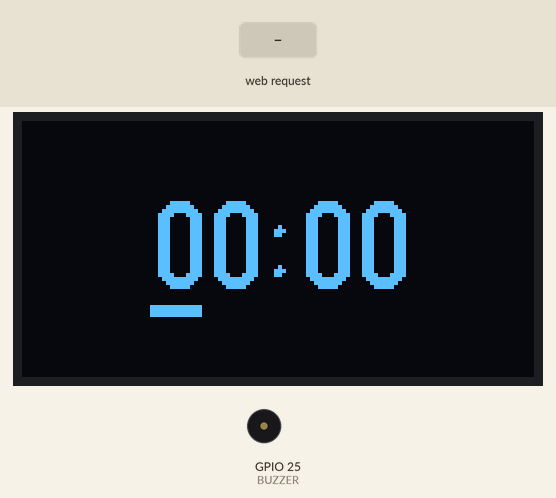
This sketch was run on a simulated ESP32. Shown: 128×64 one-colour display, buzzer (waves = sounding). The test bench sets the inputs (shaded band). Random numbers use the default seed unless the sketch sets one; what the sketch prints to the serial monitor is not drawn.

Above: at 1.2 s.
1.3 s: HTTP request GET /mode?set=dino received
At 3.6 s:
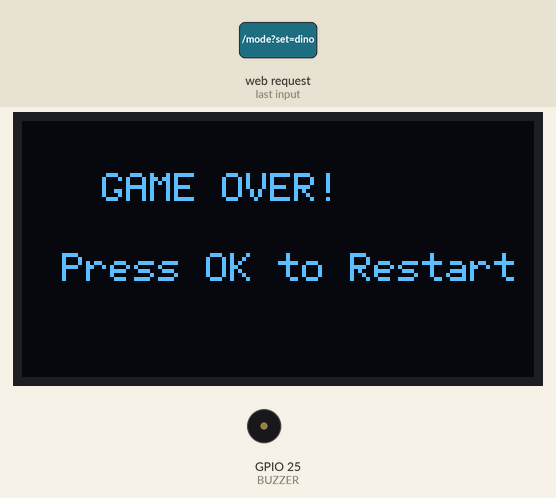
3.9 s: HTTP request GET /mode?set=happyscore received
At 4.09 s:
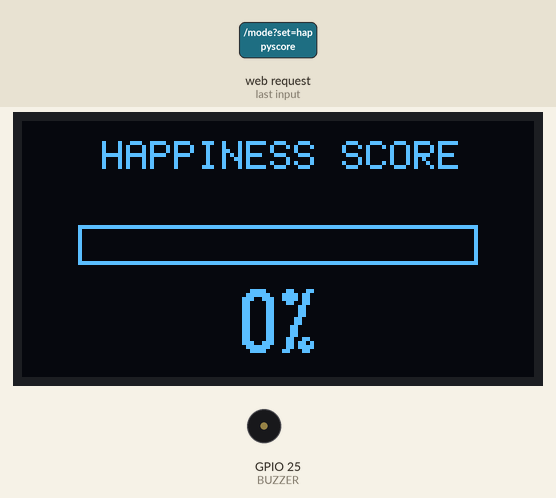
6.3 s: HTTP request GET /mode?set=pomodoro received
At 7.2 s:
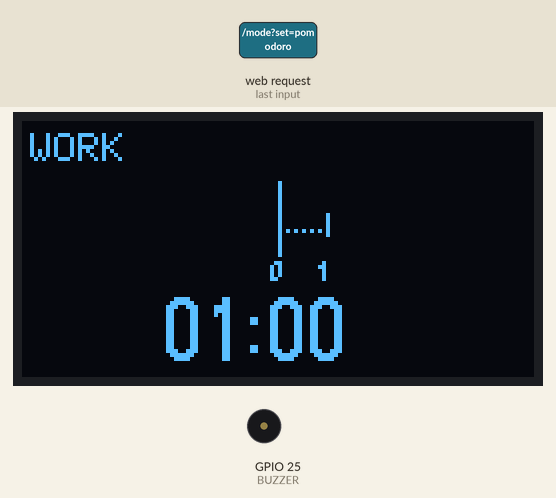
Timing chart, 0 to 9.3 s (numbered marks = the images above; inputs shaded):
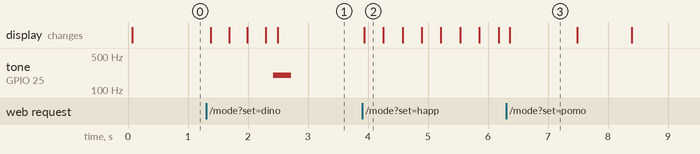

The sketch:

sketch_dec9a.ino
```cpp
/*
  ESP32 WROOM - Full combined sketch
  Dino Game + Timer + Pomodoro
  Web-controlled via ESP32 SoftAP (Hotspot)
  Buzzer on GPIO 25
  Uses WiFi.softAP + WebServer (synchronous) to avoid ESPAsyncWebServer mbedtls issues
*/

#include <Arduino.h>
#include <U8g2lib.h>
#include <Wire.h>
#include <WiFi.h>
#include <WebServer.h>

// ---------- HARDWARE ----------
#define BUZZER 25

// ---------- DISPLAY ----------
U8G2_SSD1306_128X64_NONAME_F_HW_I2C u8g2(U8G2_R0, U8X8_PIN_NONE);

// ---------- AP (Hotspot) ----------
const char* ap_ssid     = "ESP32_3_in_1_Controller";
const char* ap_password = "password12345";

// ---------- Web server ----------
WebServer server(80);

// ---------- MODE ----------
enum Mode { MODE_TIMER=0, MODE_DINO=1, MODE_POMODORO=2 ,MODE_HAPPYSCORE=3 };
volatile Mode currentMode = MODE_TIMER;

// ---------- Button flags (set by web) ----------
volatile bool webInc = false;    // maps to BTN_INC / INC
volatile bool webOk  = false;    // maps to BTN_OK / OK
volatile bool webJump = false;   // maps to BTN_JUMP (dino)
volatile bool webRestart = false; // restart for dino

// ---------- COMMON helper ----------
void beep(int f=1500, int d=200) {
  tone(BUZZER, f, d);
}

// ============================================================================
//                                 TIMER MODE
// ============================================================================
namespace TimerMode {
  int d[4] = {0,0,0,0};
  int pos = 0;
  bool timerRunning = false;
  unsigned long lastTick = 0;

  void beepFinish() {
    for (int i=0;i<4;i++){
      beep(1500 + (i%2)*300, 120);
      delay(120);
    }
  }

  void drawTimer() {
    char buf[6];
    sprintf(buf, "%d%d:%d%d", d[0], d[1], d[2], d[3]);

    u8g2.clearBuffer();
    u8g2.setFont(u8g2_font_logisoso22_tf);

    int w = u8g2.getStrWidth(buf);
    int xs = (128 - w) / 2;
    int y = 42;
    u8g2.drawStr(xs, y, buf);

    int wDigit = u8g2.getStrWidth("8");
    int wColon = u8g2.getStrWidth(":");

    int x0 = xs;
    int x1 = x0 + wDigit;
    int x2 = x1 + wDigit + wColon;
    int x3 = x2 + wDigit;
    int digitX[4] = { x0, x1, x2, x3 };

    if (!timerRunning) {
      u8g2.drawBox(digitX[pos], y + 4, wDigit, 3);
    }

    u8g2.setFont(u8g2_font_6x12_tr);
    u8g2.sendBuffer();
  }

  void decreaseTimer() {
    if (millis() - lastTick < 1000) return;
    lastTick = millis();

    int totalSec = d[0]*600 + d[1]*60 + d[2]*10 + d[3];
    if (totalSec <= 0) {
      timerRunning = false;
      beepFinish();
      return;
    }
    totalSec--;
    d[0] = totalSec / 600; totalSec %= 600;
    d[1] = totalSec / 60;  totalSec %= 60;
    d[2] = totalSec / 10;
    d[3] = totalSec % 10;
  }

  void setup() {
    d[0]=d[1]=d[2]=d[3]=0;
    pos = 0;
    timerRunning = false;
    lastTick = millis();
    drawTimer();
  }

  void loop() {
    if (!timerRunning) {
      if (webInc) {
        d[pos]++;
        if (d[pos] > 9) d[pos] = 0;
      }
      if (webOk) {
        pos++;
        if (pos > 3) {
          pos = 0;
          timerRunning = true;
          lastTick = millis();
        }
      }
    } else {
      decreaseTimer();
    }
    drawTimer();
    // small delay to keep UI smooth but responsive to web
    delay(50);
  }
}

// ============================================================================
//                                 DINO MODE
// ============================================================================
namespace DinoMode {
  const int SCALE = 2;
  const int groundY = 63;
  const int jumpPeak = groundY - 65;
  const int dinoOrigW = 15;
  const int dinoOrigH = 17;
  const int dinoW = dinoOrigW * SCALE;
  const int dinoH = dinoOrigH * SCALE;

  int dinoY = groundY;
  int velocity = 0;
  bool inAir = false;

  // dino bitmap
  const uint8_t dinoBitmap[17][15] PROGMEM = {
    {0,0,0,0,0,0,0,0,1,1,1,1,1,0,0},{0,0,0,0,0,0,0,1,1,1,1,1,1,1,1},
    {0,0,0,0,0,0,0,1,1,0,1,1,1,1,1},{0,0,0,0,0,0,0,1,1,1,1,1,1,1,1},
    {0,0,0,0,0,0,0,1,1,1,1,1,0,0,0},{0,0,0,0,0,0,0,1,1,1,1,1,1,1,0},
    {1,1,0,0,0,0,1,1,1,1,0,0,0,0,0},{1,0,0,0,0,1,1,1,1,1,0,0,0,0,0},
    {1,0,0,1,1,1,1,1,1,1,1,1,1,0,0},{1,0,1,1,1,1,1,1,1,1,0,1,1,0,0},
    {1,1,1,1,1,1,1,1,1,1,0,0,0,0,0},{1,1,1,1,1,1,1,1,1,1,0,0,0,0,0},
    {0,1,1,1,1,1,1,1,1,0,0,0,0,0,0},{0,0,1,1,1,1,1,1,0,0,0,0,0,0,0},
    {0,0,0,1,1,0,1,1,0,0,0,0,0,0,0},{0,0,0,1,0,0,1,0,0,0,0,0,0,0,0},
    {0,0,0,1,1,0,1,1,0,0,0,0,0,0,0}
  };

  // cactus shapes in compact arrays (use same dims from earlier)
  const uint8_t cactus1[15][10] PROGMEM = {
    {0,0,0,0,1,1,0,0,0,0},{0,0,0,1,1,1,1,0,0,0},{0,0,0,1,1,1,1,0,0,0},
    {0,0,0,1,1,1,1,0,0,0},{0,0,0,1,1,1,1,0,1,1},{0,0,0,1,1,1,1,0,1,1},
    {0,0,0,1,1,1,1,1,1,1},{1,0,0,1,1,1,1,1,1,0},{1,0,0,1,1,1,1,0,0,0},
    {1,1,1,1,1,1,1,0,0,0},{1,1,1,1,1,1,1,0,0,0},{0,0,0,1,1,1,1,0,0,0},
    {0,0,0,1,1,1,1,0,0,0},{0,0,0,1,1,1,1,0,0,0},{0,0,0,1,1,1,1,0,0,0}
  };
  const uint8_t cactus2[11][10] PROGMEM = {
    {0,0,0,0,1,1,0,0,0,0},{0,1,0,1,1,1,1,1,0,0},{1,1,0,1,1,1,1,1,0,0},
    {1,1,0,1,1,1,1,1,0,0},{1,1,1,1,1,1,1,1,1,0},{1,1,1,1,1,1,1,1,1,1},
    {0,0,0,1,1,1,1,1,0,1},{0,0,0,1,1,1,1,1,0,0},{0,0,0,1,1,1,1,1,0,0},
    {0,0,0,1,1,1,1,1,0,0},{0,0,0,1,1,1,1,1,0,0}
  };
  const uint8_t cactus3[12][7] PROGMEM = {
    {0,0,1,1,1,0,0},{0,0,1,1,1,0,0},{1,0,1,1,1,0,0},{1,1,1,1,1,0,1},
    {0,1,1,1,1,0,1},{0,0,1,1,1,0,1},{0,0,1,1,1,1,1},{0,0,1,1,1,1,1},
    {0,0,1,1,1,0,0},{0,0,1,1,1,0,0},{0,0,1,1,1,0,0},{0,0,1,1,1,0,0}
  };

  struct CactusType { const uint8_t *bitmap; int h,w; };
  CactusType cactusShapes[3] = {
    {(const uint8_t*)cactus1, 15, 10},
    {(const uint8_t*)cactus2, 11, 10},
    {(const uint8_t*)cactus3, 12, 7}
  };

  int cactusIndex = 0;
  int obsX = 128;
  bool gameOver = false;

  void drawScaledPixel(int x, int y) {
    for (int dx=0; dx<SCALE; dx++)
      for (int dy=0; dy<SCALE; dy++)
        u8g2.drawPixel(x+dx, y+dy);
  }

  void drawDino() {
    for (int y=0;y<dinoOrigH;y++){
      for (int x=0;x<dinoOrigW;x++){
        if (pgm_read_byte(&dinoBitmap[y][x])){
          drawScaledPixel(10 + x*SCALE, (dinoY - dinoH) + y*SCALE);
        }
      }
    }
  }

  void drawCactus() {
    const CactusType &C = cactusShapes[cactusIndex];
    for (int y=0;y<C.h;y++){
      for (int x=0;x<C.w;x++){
        uint8_t px = pgm_read_byte((const uint8_t*)C.bitmap + y*C.w + x);
        if (px) drawScaledPixel(obsX + x*SCALE, (groundY - C.h*SCALE) + y*SCALE);
      }
    }
  }

  void drawGround() {
    u8g2.drawHLine(0, groundY, 128);
  }

  bool checkCollision() {
    int dinoX1 = 10, dinoX2 = dinoX1 + dinoW;
    int dinoY1 = dinoY - dinoH, dinoY2 = dinoY;
    const CactusType &C = cactusShapes[cactusIndex];
    int obsX1 = obsX, obsX2 = obsX + C.w*SCALE;
    int obsY1 = groundY - C.h*SCALE, obsY2 = groundY;
    return !(dinoX2 < obsX1 || dinoX1 > obsX2 || dinoY2 < obsY1 || dinoY1 > obsY2);
  }

  void resetGame() {
    dinoY = groundY;
    velocity = 0;
    inAir = false;
    obsX = 128;
    cactusIndex = random(0,3);
    gameOver = false;
  }

  void setup() {
    randomSeed(millis());
    resetGame();
  }

  void loop() {
    if (!gameOver) {
      if (!inAir && webJump) {
        velocity = -11;
        inAir = true;
        beep(1500, 40);
      }

      if (inAir) {
        dinoY += velocity;
        velocity++;
        if (dinoY < jumpPeak) {
          dinoY = jumpPeak;
          velocity = 2;
        }
        if (dinoY >= groundY) {
          dinoY = groundY;
          inAir = false;
        }
      }

      obsX -= 4;
      if (obsX < -50) { obsX = 128; cactusIndex = random(0,3); }

      if (checkCollision()) {
        beep(200, 300);
        gameOver = true;
      }

      u8g2.clearBuffer();
      drawGround();
      drawDino();
      drawCactus();
      u8g2.setFont(u8g2_font_6x12_tr);
      u8g2.sendBuffer();

      delay(25);
    } else {
      u8g2.clearBuffer();
      u8g2.setFont(u8g2_font_6x12_tr);
      u8g2.drawStr(20, 20, "GAME OVER!");
      u8g2.drawStr(10, 40, "Press OK to Restart");
      u8g2.sendBuffer();

      if (webOk) {
        resetGame();
        beep(1000, 80);
      }
      delay(50);
    }
  }
}

// ============================================================================
//                               POMODORO MODE
// ============================================================================
namespace PomodoroMode {
  bool isWork = true;
  unsigned long periodSec = 1*60; // default work period 20 min
  unsigned long startTime = 0;
  #define PIXELS_PER_MIN 12

  void startPeriod(){
    if (isWork) periodSec = 20 * 60; // work
    else periodSec = 10 * 60;         // short break
    startTime = millis();
  }

  void beepTone() {
    for (int i=0;i<4;i++){
      beep(1500 + (i%2)*300, 120);
      delay(120);
    }
  }

  void drawUI() {
    u8g2.clearBuffer();
    unsigned long elapsed = (millis() - startTime) / 1000;
    if (elapsed > periodSec) elapsed = periodSec;
    unsigned long remain = periodSec - elapsed;

    int centerX = 64;
    u8g2.drawLine(centerX, 15, centerX, 33);

    int scaleY_bottom = 28;
    int scaleY_top = 23;
    int numberY = 40;

    long totalPixels = (periodSec * PIXELS_PER_MIN) / 60;
    long shift = (elapsed * totalPixels) / periodSec;

    for (int m=0; m <= (periodSec / 60); m++) {
      long x = centerX + (m * PIXELS_PER_MIN) - shift;
      if (x < -5 || x > 133) continue;
      u8g2.drawLine(x, scaleY_bottom, x, scaleY_top);
      char buf[4]; sprintf(buf, "%d", m);
      u8g2.setFont(u8g2_font_tom_thumb_4x6_tr);
      u8g2.drawStr(x - 2, numberY, buf);
    }

    for (int s = 0; s <= periodSec; s += 10) {
      long x = centerX + (s * PIXELS_PER_MIN) / 60 - shift;
      if (x < -5 || x > 133) continue;
      u8g2.drawPixel(x, scaleY_bottom - 1);
    }

    char timeBuf[10];
    sprintf(timeBuf, "%02d:%02d", (int)(remain/60), (int)(remain%60));
    u8g2.setFont(u8g2_font_logisoso16_tf);
    u8g2.drawStr(35, 60, timeBuf);

    u8g2.setFont(u8g2_font_6x12_tr);
    if (isWork) u8g2.drawStr(2, 10, "WORK"); else u8g2.drawStr(90, 10, "BREAK");
    u8g2.sendBuffer();
  }

  void setup() {
    startTime = millis();
  }

  void loop() {
    drawUI();
    unsigned long elapsed = (millis() - startTime) / 1000;
    if (elapsed >= periodSec) {
      beepTone();
      isWork = !isWork;
      startPeriod();
    }
    delay(200);
  }
}

namespace HappyscoreMode {

  // -------- TARGET HAPPY SCORE --------
  uint8_t happyPercent = 100;   // target (0–100)

  // -------- ANIMATION STATE --------
  uint8_t displayPercent = 0; // animated value
  unsigned long lastAnimTick = 0;
  const uint16_t animInterval = 30; // ms per step

  void beepTone() {
    for (int i = 0; i < 4; i++) {
      beep(1500 + (i % 2) * 300, 120);
      delay(120);
    }
  }

  void drawUI(uint8_t percent) {
    u8g2.clearBuffer();

    // -------- TITLE --------
    u8g2.setFont(u8g2_font_6x12_tr);
    u8g2.drawStr(20, 12, "HAPPINESS SCORE");

    // -------- STATUS BAR --------
    int barX = 14;
    int barY = 26;
    int barW = 100;
    int barH = 10;

    u8g2.drawFrame(barX, barY, barW, barH);

    int fillW = (percent * (barW - 2)) / 100;
    if (fillW > 0) {
      u8g2.drawBox(barX + 1, barY + 1, fillW, barH - 2);
    }

    // -------- PERCENT TEXT --------
    char buf[6];
    sprintf(buf, "%d%%", percent);

    u8g2.setFont(u8g2_font_logisoso16_tf);
    int w = u8g2.getStrWidth(buf);
    u8g2.drawStr((128 - w) / 2, 58, buf);

    u8g2.sendBuffer();
  }

  void setup() {
    displayPercent = 0;        // reset animation
    lastAnimTick = millis();
  }

  void loop() {
    unsigned long now = millis();

    // Animate up to target
    if (displayPercent < happyPercent) {
      if (now - lastAnimTick >= animInterval) {
        displayPercent++;
        lastAnimTick = now;
      }
    }

    drawUI(displayPercent);
    delay(20);
  }
}


// ============================================================================
//                                 HTML PAGE
// ============================================================================
const char index_html[] PROGMEM = R"rawliteral(
<!DOCTYPE html>
<html>
<head>
  <title>ESP32 3-in-1 Controller</title>
  <meta name="viewport" content="width=device-width, initial-scale=1">
  <style>
    body { font-family: Arial, Helvetica, sans-serif; text-align:center; padding:10px; }
    h2 { margin:8px 0; }
    button { padding:12px 18px; margin:6px; font-size:16px; min-width:120px; }
    .controls { margin-top:12px; }
  </style>
</head>
<body>
  <h2>ESP32 — Dino / Timer / Pomodoro</h2>
  <div>
    <button onclick="fetch('/mode?set=timer')">TIMER</button>
    <button onclick="fetch('/mode?set=dino')">DINO</button>
    <button onclick="fetch('/mode?set=pomodoro')">POMODORO</button>
    <button onclick="fetch('/mode?set=happyscore')">happyscore</button>
  </div>
  <div class="controls" id="controls">
    <!-- controls will be visible per mode -->
  </div>

<script>
  function send(cmd){
    fetch('/action?cmd=' + cmd);
  }

  function updateControls(mode){
    const c = document.getElementById('controls');
    if(mode === 'timer'){
      c.innerHTML = `
        <button onclick="send('inc')">INCREASE</button>
        <button onclick="send('next')">NEXT</button>
      `;
    } else if(mode === 'dino'){
      c.innerHTML = `
        <button onclick="send('jump')">JUMP</button>
        <button onclick="send('ok')">OK</button>
      `;
    } else if(mode === 'pomodoro'){
      c.innerHTML = `
        <button onclick="send('pom_start')">START</button>
        <button onclick="send('pom_stop')">STOP</button>
      `;
    }
  }

  // Attach mode buttons
  document.querySelectorAll('button').forEach(btn=>{
    btn.addEventListener('click', ()=>{
      const mode = btn.innerText.toLowerCase();
      fetch('/mode?set=' + mode).then(()=>updateControls(mode));
    });
  });

  // initial controls
  window.onload = function(){ updateControls('timer'); }
</script>


</body>
</html>
)rawliteral";

// ============================================================================
//                              SERVER HANDLERS
// ============================================================================
void handleRoot() {
  server.send_P(200, "text/html", index_html);
}

void handleMode() {
  if (!server.hasArg("set")) {
    server.send(400, "text/plain", "Missing 'set' parameter");
    return;
  }
  String m = server.arg("set");
  if (m == "timer") {
    currentMode = MODE_TIMER;
    TimerMode::setup();
  } else if (m == "dino") {
    currentMode = MODE_DINO;
    DinoMode::setup();
  } else if (m == "pomodoro") {
    currentMode = MODE_POMODORO;
    PomodoroMode::setup();
  } else if (m == "happyscore") {
    currentMode = MODE_HAPPYSCORE;
    HappyscoreMode::setup();
  }
  server.send(200, "text/plain", "Mode set: " + m);
}

void handleAction() {
  if (!server.hasArg("cmd")) {
    server.send(400, "text/plain", "Missing 'cmd' parameter");
    return;
  }
  String cmd = server.arg("cmd");

  // Clear previous transient flags before setting new
  webInc = false; webOk = false; webJump = false; webRestart = false;

  if (cmd == "inc") {
    webInc = true;
  } else if (cmd == "next") {
    webOk = true;
  } else if (cmd == "jump") {
    webJump = true;
  } else if (cmd == "ok") {
    webOk = true;
  } else if (cmd == "pom_start") {
    // start pomodoro by switching mode then letting PomodoroMode loop handle restart
    currentMode = MODE_POMODORO;
    PomodoroMode::setup();
  } else if (cmd == "pom_stop") {
    // noop: Pomodoro runs automatically; user can toggle by re-setting mode to timer or resetting
  }

  server.send(200, "text/plain", "cmd:" + cmd);
}

// ============================================================================
//                                  SETUP
// ============================================================================
void setup() {
  Serial.begin(115200);
  delay(10);
  pinMode(BUZZER, OUTPUT);
  digitalWrite(BUZZER, LOW);

  u8g2.begin();

  Serial.println();
  Serial.println("[*] Starting Soft AP...");
  WiFi.mode(WIFI_AP);
  bool ok = WiFi.softAP(ap_ssid, ap_password);
  if (!ok) {
    Serial.println("[!] softAP failed");
  } else {
    IPAddress ip = WiFi.softAPIP();
    Serial.print("[+] AP started at: ");
    Serial.println(ip);
  }

  // server routes
  server.on("/", HTTP_GET, handleRoot);
  server.on("/mode", HTTP_GET, handleMode);
  server.on("/action", HTTP_GET, handleAction);
  server.begin();
  Serial.println("[+] Webserver started");

  // initial mode
  currentMode = MODE_TIMER;
  TimerMode::setup();
}

// ============================================================================
//                                   LOOP
// ============================================================================
void loop() {
  // handle HTTP (synchronous server)
  server.handleClient();

  // dispatch active mode loop
  if (currentMode == MODE_TIMER) {
    TimerMode::loop();
  } else if (currentMode == MODE_DINO) {
    DinoMode::loop();
  } else if (currentMode == MODE_POMODORO) {
    PomodoroMode::loop();
  } else if (currentMode == MODE_HAPPYSCORE) {
    HappyscoreMode::loop();
  }

  // clear transient web flags (simulate momentary click)
  webInc = false;
  webOk = false;
  webJump = false;
  webRestart = false;
}
```

Measured:
- after the input at 1.3 s, tone on GPIO 25 (BUZZER): silent → 200 Hz after 1.1 s, → silent 0.30 s later; the display: first changes after 0.08 s (image 1 shows a later state)
- after the input at 3.9 s, the display: changes at once (image 2)
- what the display in image 3 shows lasts 1.1 s, from 6.4 s to 7.5 s
